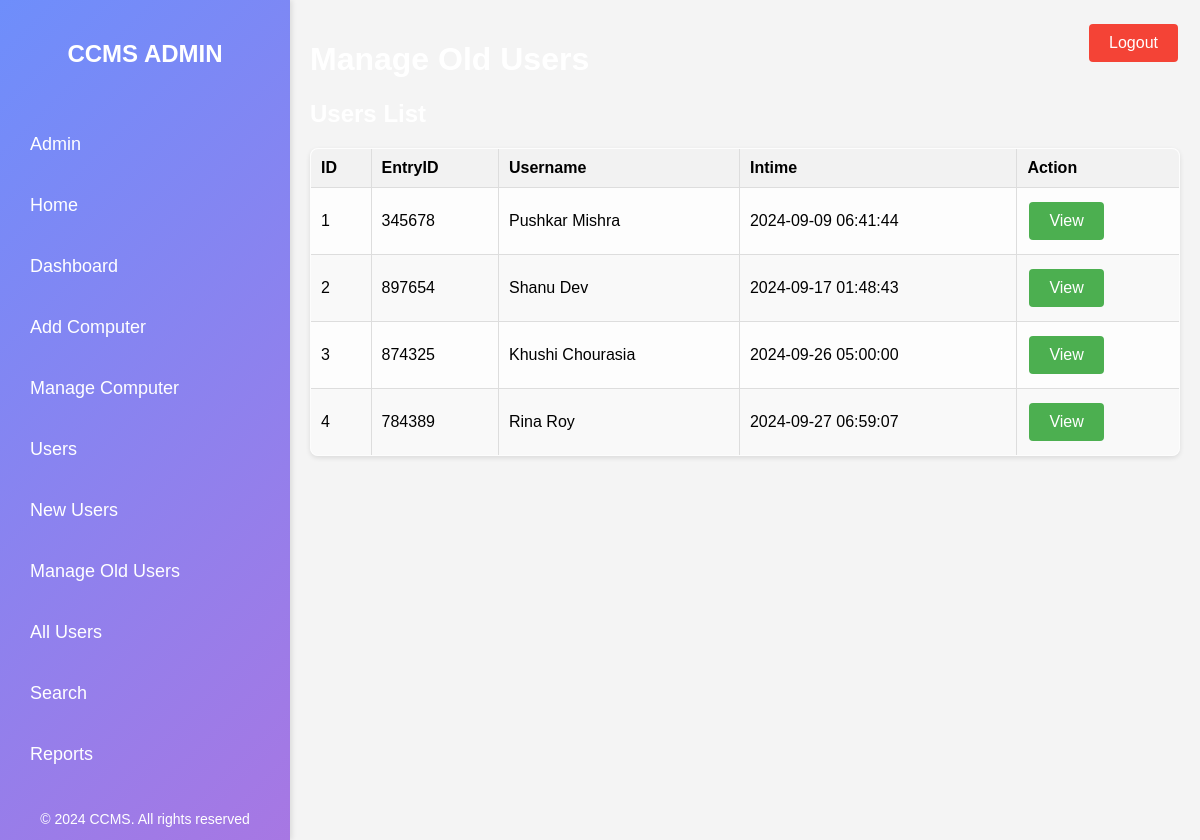
Screenshot of /manage_oldusers.php with the database file from the repository.
### tables this page shows
CREATE TABLE `users` (
  `ID` int(10) DEFAULT NULL,
  `EntryID` varchar(20) DEFAULT NULL,
  `username` varchar(120) DEFAULT NULL,
  `useraddr` varchar(200) DEFAULT NULL,
  `mobile_number` bigint(10) DEFAULT NULL,
  `email` varchar(200) DEFAULT NULL,
  `computer_name` varchar(120) NOT NULL,
  `IDproof` varchar(120) NOT NULL,
  `intime` timestamp NULL DEFAULT NULL ON UPDATE current_timestamp(),
  `out_time` timestamp NULL DEFAULT NULL ON UPDATE current_timestamp(),
  `fees` varchar(120) DEFAULT NULL,
  `remark` varchar(20) DEFAULT NULL,
  `status` varchar(120) NOT NULL,
  `updation_date` timestamp NULL DEFAULT NULL ON UPDATE current_timestamp()
);

### manage_oldusers.php (the view, shortened to what this page needs)
<!DOCTYPE html>
<html lang="en">
<head>
</head>
<body>
    <div class="sidebar">
        <h2>CCMS ADMIN</h2>
        <ul>
            <li><a href="admin.php">Admin</a></li>
            <li><a href="home.php">Home</a></li>
            <li><a href="dashboard.php">Dashboard</a></li>
            <li><a href="add_computer.php">Add Computer</a></li>
            <li><a href="manage_computer.php">Manage Computer</a></li>
            <li><a href="user_details.php">Users</a></li>
            <li><a href="newusers.php">New Users</a></li>
            <li><a href="manage_oldusers.php">Manage Old Users</a></li>
            <li><a href="all_users.php">All Users</a></li>
            <li><a href="search.php">Search</a></li>
            <li><a href="reports.php">Reports</a></li>
        </ul>
        <div class="footer">
            © 2024 CCMS. All rights reserved
        </div>
    </div>
    <div class="main-content">
        <button class="logout-button" onclick="window.location.href='login.php';">Logout</button>
        <h1>Manage Old Users</h1>
        <h2>Users List</h2>
        <table>
        <thead>
            <tr>
                <th>ID</th>
                <th>EntryID</th>
                <th>Username</th>
                <th>Intime</th>
                <th>Action</th>
            </tr>
        </thead>
        <tbody>
            <?php
            $servername = "localhost";
            $username = "root";
            $password = "";
            $dbname = "ccm";
            $conn = new mysqli($servername, $username, $password, $dbname);
            $sql = "SELECT ID, EntryID, username, intime FROM users LIMIT 4";
            $result = $conn->query($sql);
            if ($result->num_rows > 0) {
                $row_count = 0;
                while($row = $result->fetch_assoc()) {
                    $row_count++;
                    $link = "userdetail" . $row_count . ".php";
                    echo "<tr>
                            <td>" . htmlspecialchars($row['ID']) . "</td>
                            <td>" . htmlspecialchars($row['EntryID']) . "</td>
                            <td>" . htmlspecialchars($row['username']) . "</td>
                            <td>" . htmlspecialchars($row['intime']) . "</td>
                            <td><a href='{$link}'><button>View</button></a></td>
                          </tr>";
                }
            } else {
                echo "<tr><td colspan='5' class='no-users'>No users found</td></tr>";
            }
            ?>
        </tbody>
        </table>
    </div>
</body>
</html>

### manage_oldusers.php (style rules this page uses)
body { font-family: Arial, sans-serif; background-color: #f4f4f4; margin: 0; padding: 0; display: flex; background-image: url('https://us.123rf.com/450wm/ohishi/ohishi1801/ohishi180100002/93767870-games-computer-online-in-internet-cafe.jpg'); background-size: cover; background-repeat: no-repeat; background-attachment: fixed; }
h1, h2 { color: white; }
.sidebar { width: 250px; background: linear-gradient(135deg, #6e8efb, #a777e3); color: #fff; padding: 20px; height: 100vh; box-shadow: 2px 0 5px rgba(0, 0, 0, 0.1); display: flex; flex-direction: column; justify-content: space-between; }
.sidebar h2 { text-align: center; margin-bottom: 20px; font-size: 24px; font-weight: bold; }
.sidebar ul { list-style: none; padding: 0; }
.sidebar ul li { margin: 20px 0; }
.sidebar ul li a { color: #fff; text-decoration: none; font-size: 18px; display: block; padding: 10px; border-radius: 8px; transition: background 0.3s; }
.footer { text-align: center; margin-top: auto; font-size: 14px; }
.main-content { flex-grow: 1; padding: 20px; }
table { width: 100%; border-collapse: collapse; margin-top: 20px; background-color: rgba(255, 255, 255, 0.8); border-radius: 8px; overflow: hidden; box-shadow: 0 2px 5px rgba(0, 0, 0, 0.1); }
table, th, td { border: 1px solid #ddd; }
th, td { padding: 10px; text-align: left; }
th { background-color: #f2f2f2; }
tr:nth-child(even) { background-color: #f9f9f9; }
button { background-color: #4CAF50; color: white; border: none; padding: 10px 20px; text-align: center; text-decoration: none; display: inline-block; font-size: 16px; margin: 4px 2px; cursor: pointer; border-radius: 4px; transition: background-color 0.3s; }
.logout-button { position: absolute; top: 20px; right: 20px; background-color: #f44336; color: white; border: none; padding: 10px 20px; text-align: center; text-decoration: none; font-size: 16px; cursor: pointer; border-radius: 4px; transition: background-color 0.3s; z-index: 10; }
.main-content { position: relative; flex-grow: 1; padding: 20px; }

### rows the page displays
users: ID "1", EntryID "345678", username "Pushkar Mishra", intime "2024-09-09 06:41:44"
users: ID "2", EntryID "897654", username "Shanu Dev", intime "2024-09-17 01:48:43"
users: ID "3", EntryID "874325", username "Khushi Chourasia", intime "2024-09-26 05:00:00"
users: ID "4", EntryID "784389", username "Rina Roy", intime "2024-09-27 06:59:07"
